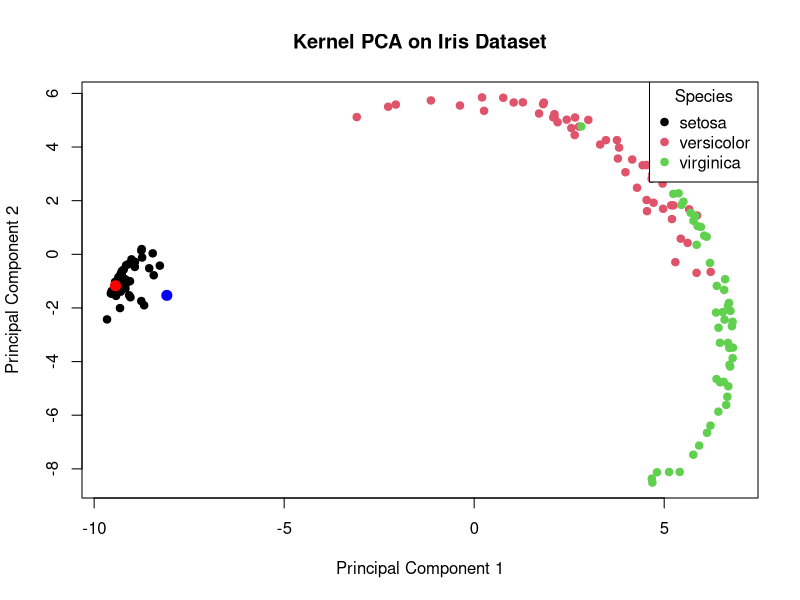

Reproduce this figure in R.
# Load required library
library(kernlab)
# Load the iris dataset
data(iris)
# Separate features and labels
X <- iris[, -5]  # Features
y <- iris[, 5]   # Labels
# Perform Kernel PCA
kpca_model <- kpca(~., data = X, kernel = "rbfdot", kpar = list(sigma = 0.1))
# Get the transformed data
X_transformed <- as.data.frame(predict(kpca_model, X))
# Print the transformed data
print(head(X_transformed))

# Plot the transformed data
plot(X_transformed[,1], X_transformed[,2], col = y, pch = 19, xlab = "Principal Component 1", ylab = "Principal Component 2")
# Add legend
legend("topright", legend = levels(iris$Species), col = 1:3, pch = 19, title = "Species")
# Add title
title("Kernel PCA on Iris Dataset")
# Highlight components with high variance
points(X_transformed[,1][which.max(var(X_transformed))], X_transformed[,2][which.max(var(X_transformed))], col = "red", pch = 20, cex = 2)
points(X_transformed[,1][which.min(var(X_transformed))], X_transformed[,2][which.min(var(X_transformed))], col = "blue", pch = 20, cex = 2)
